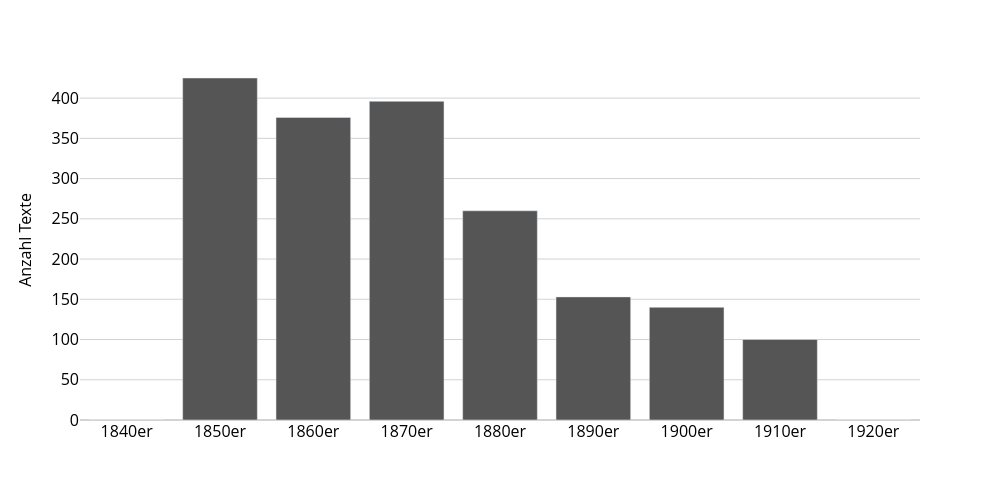

The notebook cell saved with this chart:
### Code cell
plot_data = meta_anth['decade'].value_counts()
for x in [1840, 1920]:
    if x not in plot_data.index:
        plot_data[float(x)] = 0
plot_data.index = [str(int(x))+'er' for x in plot_data.index]

fig = px.bar(
    plot_data.sort_index(),
    labels = {'value' : 'Anzahl Texte', 'index' : ''},
    # color_discrete_sequence=["grey"]
)

fig.update_layout(
    width = 1000, height = 500,
    showlegend = False,
    xaxis=dict(tickfont=dict(size=16), titlefont=dict(size=16)),
    yaxis=dict(tickfont=dict(size=16), titlefont=dict(size=16)),
)
fig = update_fig_for_publication(fig, make_grey=True)
fig.write_image(f"plots/3 Verteilung der Texte im Anthologiekorpus nach Jahrzehnten.pdf")
fig.show()

### Figure 1 — Plotly figure (JSON) as saved in the notebook; plotly's stock layout.template omitted (floating-point values rounded to 4 significant figures)
{"data": [{"alignmentgroup": "True", "hovertemplate": "variable=count<br>=%{x}<br>Anzahl Texte=%{y}<extra></extra>", "legendgroup": "count", "marker": {"color": "#555555", "pattern": {"shape": ""}}, "name": "count", "offsetgroup": "count", "orientation": "v", "showlegend": true, "textposition": "auto", "type": "bar", "x": ["1840er", "1850er", "1860er", "1870er", "1880er", "1890er", "1900er", "1910er", "1920er"], "xaxis": "x", "y": [0, 425, 376, 396, 260, 153, 140, 100, 0], "yaxis": "y"}], "layout": {"barmode": "relative", "font": {"color": "black"}, "height": 500, "legend": {"bordercolor": "black", "borderwidth": 1, "title": {"text": "variable"}, "tracegroupgap": 0}, "margin": {"t": 60}, "paper_bgcolor": "white", "plot_bgcolor": "white", "showlegend": false, "width": 1000, "xaxis": {"anchor": "y", "autorange": true, "color": "black", "domain": [0, 1], "gridcolor": "white", "range": [-0.5, 8.5], "showgrid": false, "tickfont": {"size": 16}, "title": {"font": {"size": 16}, "text": ""}, "type": "category"}, "yaxis": {"anchor": "x", "autorange": true, "color": "black", "domain": [0, 1], "gridcolor": "lightgray", "range": [0, 447.4], "tickfont": {"size": 16}, "title": {"font": {"size": 16}, "text": "Anzahl Texte"}, "type": "linear", "zerolinecolor": "lightgray"}}}
